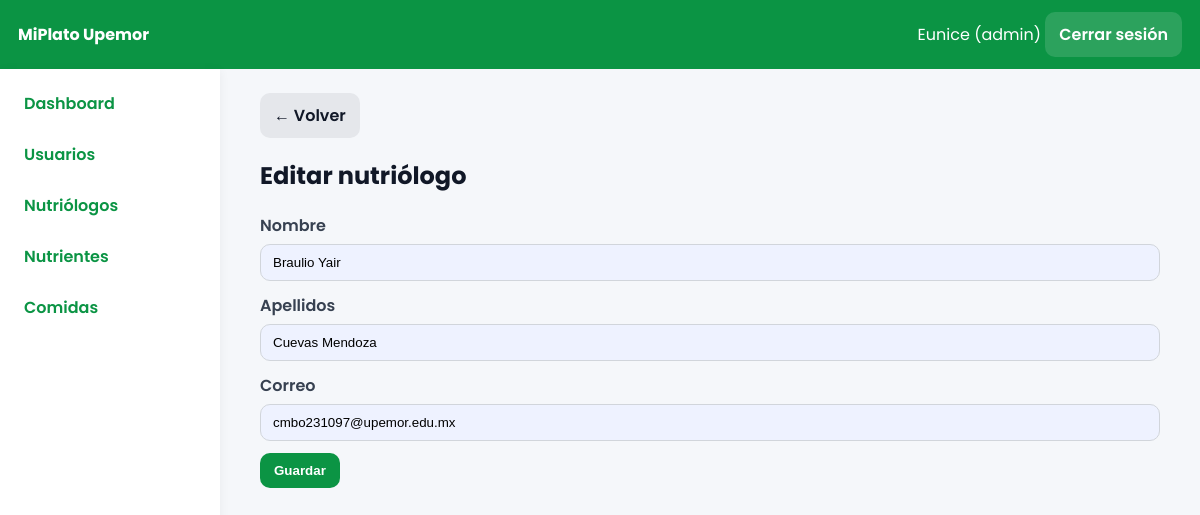
/index.php?controller=admin&action=nutriologoForm&id=7 (signed in), run on the app's committed database.
### tables this page shows
CREATE TABLE `usuarios` (
  `id` int(11) NOT NULL AUTO_INCREMENT,
  `nombre` varchar(100) NOT NULL,
  `apellidos` varchar(120) DEFAULT NULL,
  `correo` varchar(120) NOT NULL,
  `password` varchar(255) NOT NULL,
  `rol` enum('admin','nutriologo','estudiante') NOT NULL DEFAULT 'estudiante',
  `creado_en` timestamp NOT NULL DEFAULT current_timestamp(),
  PRIMARY KEY (`id`),
  UNIQUE KEY `correo` (`correo`)
);

### app/core/Controller.php (called while the page is built, shortened)
<?php
class Controller{
  protected function view($file,$data=[]){
    include __DIR__.'/../views/layout.php';
  }
  protected function partial($file,$data=[]){
    extract($data);
    include __DIR__.'/../views/'.$file.'.php';
  }
}

### app/controllers/AdminController.php (called while the page is built, shortened)
<?php
require_once __DIR__.'/../models/User.php';
class AdminController extends Controller{
public function nutriologoForm(){
    $id = $_GET['id'] ?? null;
    $u = $id ? (new User())->find($id) : null;
    $this->view('admin/nutriologos/form', compact('u', 'nd'));
}
}

### app/core/Router.php (called while the page is built, shortened)
<?php
class Router{
  public static function dispatch(){
    $a=$_GET['action']??'login';
    $o=new $cn();
    $o->$a();
  }
}

### index.php (called while the page is built, shortened)
<?php
require __DIR__.'/app/core/Controller.php';
require __DIR__.'/app/core/Model.php';
require __DIR__.'/app/core/Database.php';
require __DIR__.'/app/core/Router.php';
Router::dispatch();

### app/core/Model.php (called while the page is built, shortened)
<?php
class Model{
  function __construct(){
    $this->db=Database::getConnection();
  }
}

### app/core/Database.php (called while the page is built)
<?php
class Database{
  private static $c=null;
  public static function getConnection(){
    if(self::$c===null){
      $dsn='mysql:host='.DB_HOST.';dbname='.DB_NAME.';charset=utf8mb4';
      self::$c=new PDO(
        $dsn,
        DB_USER,
        DB_PASS,
        [
          PDO::ATTR_ERRMODE=>PDO::ERRMODE_EXCEPTION,
          PDO::ATTR_DEFAULT_FETCH_MODE=>PDO::FETCH_ASSOC
        ]
      );
    }
    return self::$c;
  }
}

### app/models/User.php (called while the page is built, shortened)
<?php
class User extends Model{
  public function find($id){
    $st=$this->db->prepare("SELECT * FROM usuarios WHERE id=?");
    $st->execute([$id]);
    return $st->fetch();
  }
}

### app/views/admin/nutriologos/form.php (the view, shortened to what this page needs)
<a class='btn' href='index.php?controller=admin&action=nutriologos'>← Volver</a>
<h2><?= isset($u)?'Editar':'Nuevo' ?> nutriólogo</h2>
<form method='POST' action='index.php?controller=admin&action=nutriologoSave' autocomplete='off'>
    <label class='form-label'>Nombre</label>
    <input class='form-control' name='nombre' value='<?= $u['nombre'] ?? '' ?>' required>
    <label class='form-label'>Apellidos</label>
    <input class='form-control' name='apellidos' value='<?= $u['apellidos'] ?? '' ?>' required>
    <label class='form-label'>Correo</label>
    <input class='form-control' type='email' name='correo' value='<?= $u['correo'] ?? '' ?>' required autocomplete='off'>
    <button class='btn primary mt-12' type='submit'>Guardar</button>
</form>

### public/css/app.css (style rules this page uses)
* { box-sizing:border-box }
body { font-family:'Poppins',system-ui,Segoe UI,Roboto,Arial,sans-serif;background:#f5f7fa;margin:0;color:#111827 }
.form-label { display:block;text-align:left;margin:12px 0 6px;font-weight:600;color:#374151 }
.form-control { width:100%;border:1px solid #d1d5db;border-radius:10px;padding:10px 12px;background:#eef2ff }
.mt-12 { margin-top:12px }
.btn { display:inline-block;padding:10px 14px;border-radius:10px;border:0;background:#e5e7eb;text-decoration:none;color:#111827;font-weight:600 }
.btn.primary { background:#0b9444;color:#fff }

### data on the page
usuarios: nombre "Braulio Yair", apellidos "Cuevas Mendoza", correo "cmbo231097@upemor.edu.mx"

### other printed values
$_SESSION['user']['nombre'] "Eunice"
$_SESSION['user']['rol'] "admin"
